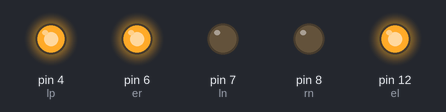
The sketch below on a simulated Arduino Uno, built with avr-gcc and run on an emulated ATmega328P. Shown: output pins drawn as LEDs (lit = HIGH).

Above: at 0.1 s.
Timing chart, 0 to 1.6 s (numbered marks = the images above):
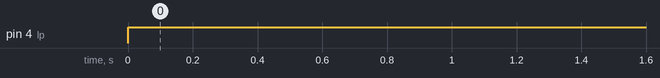

Measured:
- by itself, pin 4 (lp): LOW → HIGH at 0.00 s

The sketch:

project3.ino
```cpp
#define lp 4
#define ln 7
#define el 12
#define rp 12
#define rn 8
#define er 6
void setup() {
 pinMode(lp,OUTPUT);
 pinMode(ln,OUTPUT);
 pinMode(el,OUTPUT);
 pinMode(rp,OUTPUT);
 pinMode(rn,OUTPUT);
 pinMode(er,OUTPUT) ;
 digitalWrite(er,HIGH);
 digitalWrite(el,HIGH);


}

void loop() {
digitalWrite(lp,HIGH);
digitalWrite(ln,LOW);

}
```
